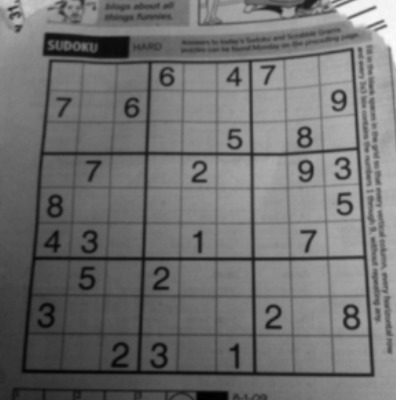
#> input picture CICLO-1/MODULO-10-VISAO-COMPUTACIONAL/AULA-03-PROPRIEDADES-DE-IMAGENS-DIGITAIS/ATIVIDADE/Q02/sudoku.jpeg, 396 x 400 px
$ python Q02.py
#> lines starting #> are read from the running program, lines starting #| are printed output that depends on the picture
import cv2 as cv
import matplotlib.pyplot as plt
import numpy as np

img = cv.imread("sudoku.jpeg")
#> img is the input picture: shape (400, 396, 3); min 0, max 251, mean 112.6
assert img is not None, "file could not be read, check with os.path.exists()"
rows, cols, ch = img.shape
#> rows = 400; cols = 396; ch = 3

# encontrar os pontos que eu quero marcar na imagem
pts1 = np.float32([[48, 58], [354, 48], [20, 373], [376, 377]])
# setar onde eu quero que os pontos que eu encontrei apareçam na nova imagem
pts2 = np.float32([[0, 0], [300, 0], [0, 300], [300, 300]])

# calcula a matriz de transformação através das duas matrizes criadas
# anteriormente
M = cv.getPerspectiveTransform(pts1, pts2)

# aplicando a matriz de transformação M na imagem img e
# definindo um tamanho de 300x300 para a nova imagem
dst = cv.warpPerspective(img, M, (300, 300))
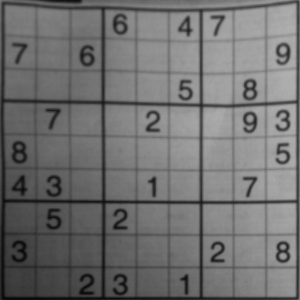
#> dst: shape (300, 300, 3); min 6, max 176, mean 112.1

# mostrando as imagens
plt.subplot(121), plt.imshow(img), plt.title("Original")
plt.subplot(122), plt.imshow(dst), plt.title("Transformada")

plt.show()
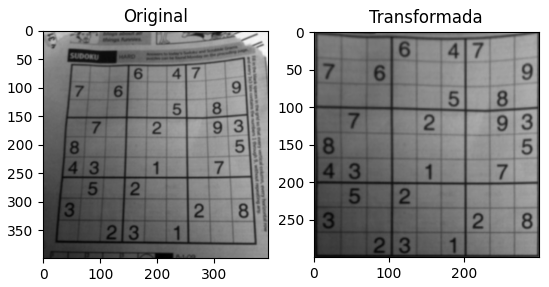
#> figure drawn by matplotlib, 2 panels
